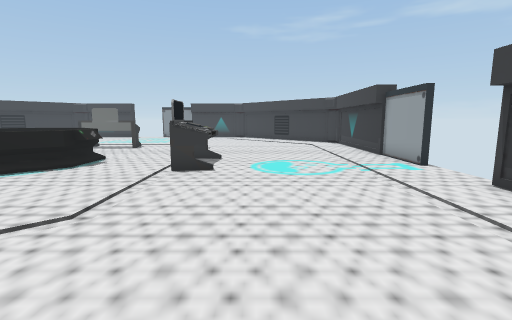
view 1 (above)

17 first-person views from a walk through a Unity game level. The camera is 1.5 m above the floor, tilts 8° down and sees 85° across. Doors are open. The floor is counted in squares, 1 m on a side. Each view is taken from the middle of a square. On the plan, view 1 faces up. The plan holds only what a view shows up to about 14 squares ahead; the rest is blank.

view 2
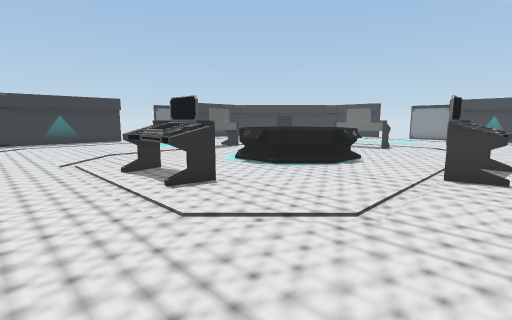

view 3
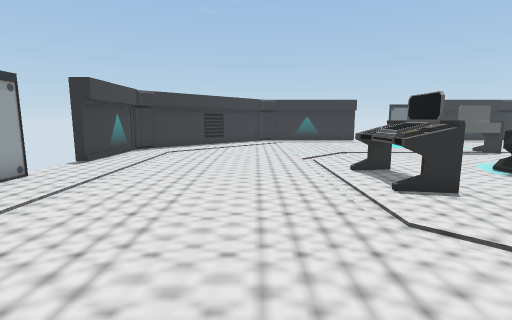

view 4
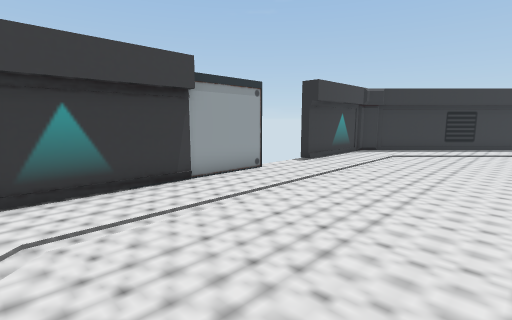

view 5
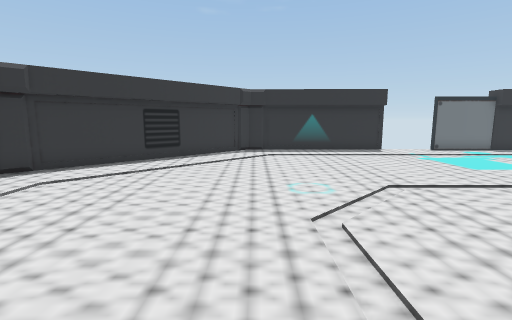

view 6
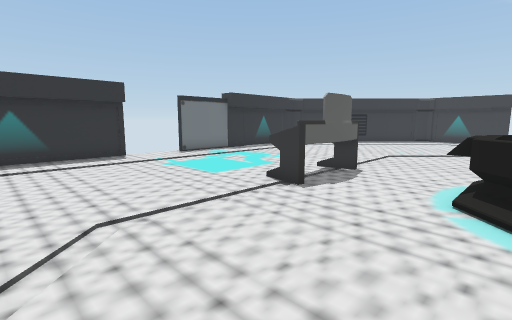

view 7
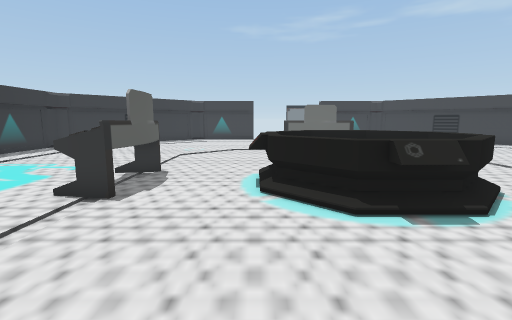

view 8
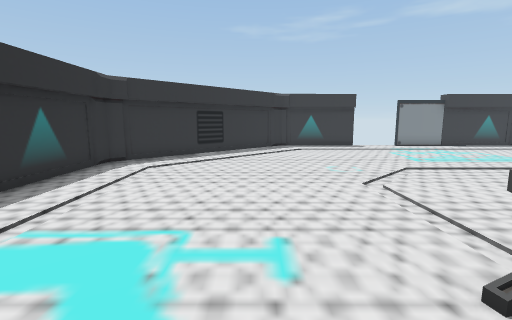

view 9
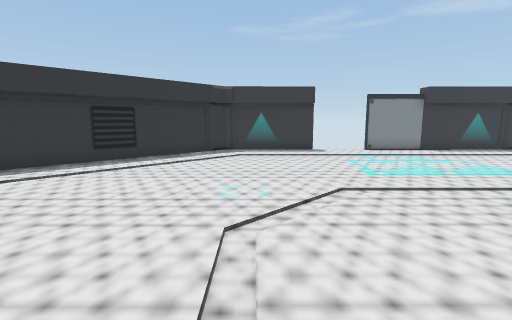

view 10
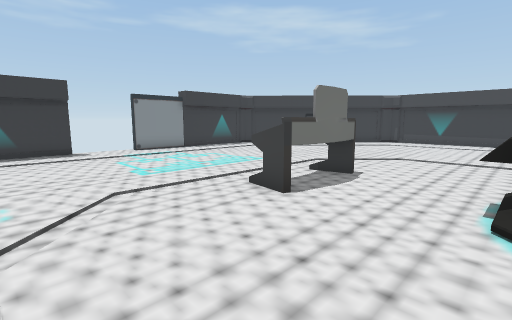

view 11
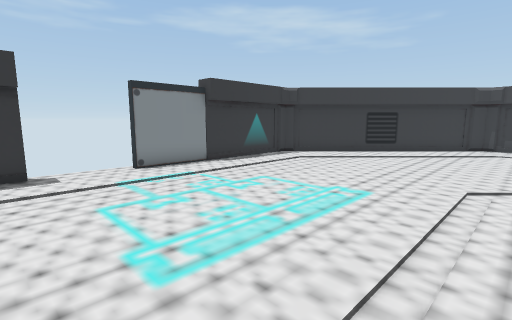

view 12
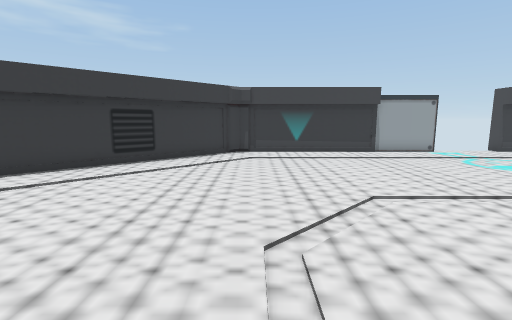

view 13
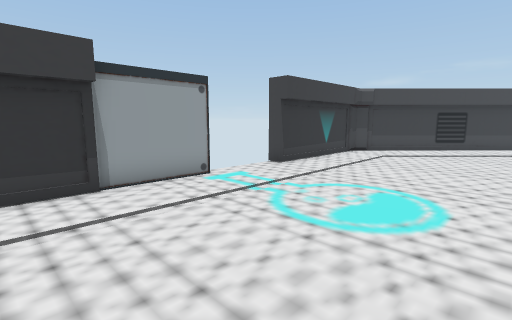

view 14
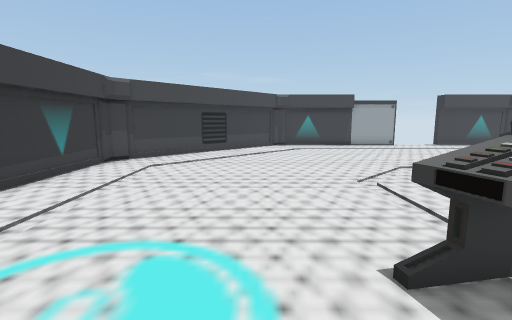

view 15
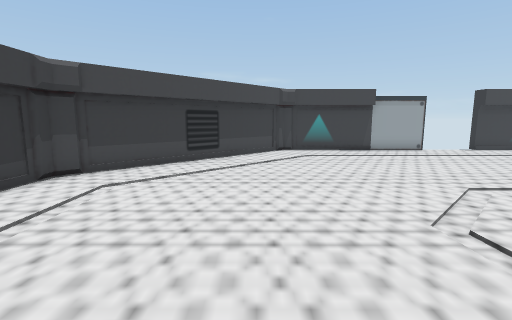

view 16
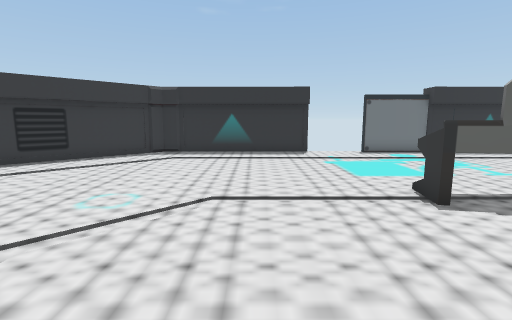

view 17
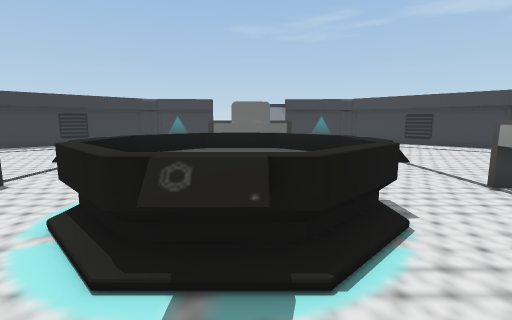

### Floor plan
Points are (right, up) in squares from view 1. A wall is a line through its corners. A room is listed if a view was taken in it or the views show most of it. See-through windows are left out.
Room 1 (views 1, 2, 3, 4, 5, 6, 7, 8, 9, 10, 11, 12, 13, 14, 15, 16, 17)
walls: (5.6, 9.2) (5.6, 18.4); (-22.4, 7.5) (-22.4, 1.3); (5.4, 18.3) (5.4, 18.7) (4.9, 19.2); (5, 19.3) (-0.9, 25.4); (-11.1, 25.7) (-15.3, 25.7); (4.8, 0.3) (5.4, 0.8) (5.4, 1.5); (5.6, 1.4) (5.6, 6.3); (-8.6, -6.2) (-1.6, -6.3) (-1.1, -5.8); (-21.7, 19.3) (-22.2, 18.9) (-22.2, 18.2); (-22.4, 18.2) (-22.4, 10.2); (-22.2, 1.3) (-22.2, 0.7) (-21.8, 0.3); (-1.1, 25.2) (-1.4, 25.6) (-1.9, 25.6); (-2, 25.6) (-5.9, 25.6); (-1.8, 25.8) (-8.5, 25.8); (-14.3, 25.8) (-15.2, 25.8) (-16, 25); (-21.9, 0.1) (-16.1, -5.7); (-16.1, 25.2) (-21.9, 19.4); (-1, -5.9) (5, 0.2); (-16.1, -5.5) (-15.4, -6.1) (-11.2, -6.1)
ways out: open door at (-22.4, 8); open door at (-10.5, 26); open door at (6, 7); gap at (-10.6, -6.2)
objects: other object (-15, 9) to (-14, 11); other object (-11, 7) to (-6, 12); other object (-10, 3) to (-7, 4); other object (-10, 15) to (-7, 16); other object (-3, 9) to (-2, 11)

Where each view was taken, in squares from view 1:
view 1: 0 up, 0 right, facing up
view 2: 0 up, 1 left, facing up-left
view 3: 0 up, 1 left, facing left
view 4: 0 up, 2 left, facing down-left
view 5: 1 up, 8 left, facing left
view 6: 3 up, 10 left, facing up-left
view 7: 3 up, 11 left, facing up
view 8: 9 up, 17 left, facing up
view 9: 12 up, 14 left, facing up
view 10: 12 up, 14 left, facing up-right
view 11: 17 up, 12 left, facing up-right
view 12: 18 up, 8 left, facing right
view 13: 14 up, 1 left, facing down-right
view 14: 11 up, 0 right, facing down
view 15: 8 up, 0 right, facing down
view 16: 5 up, 9 left, facing left
view 17: 5 up, 8 left, facing up
